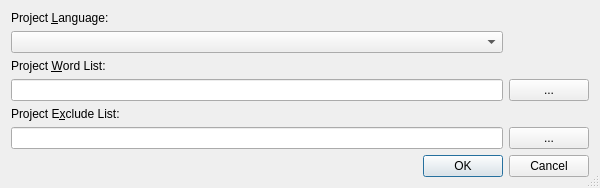
<ui version="4.0" >
 <class>SpellingPropertiesDialog</class>
 <widget class="QDialog" name="SpellingPropertiesDialog" >
  <property name="geometry" >
   <rect>
    <x>0</x>
    <y>0</y>
    <width>600</width>
    <height>187</height>
   </rect>
  </property>
  <property name="windowTitle" >
   <string>Spelling Properties</string>
  </property>
  <property name="sizeGripEnabled" >
   <bool>true</bool>
  </property>
  <layout class="QGridLayout" name="gridLayout" >
   <item row="0" column="0" >
    <widget class="QLabel" name="textLabel1_3" >
     <property name="text" >
      <string>Project &amp;Language:</string>
     </property>
     <property name="buddy" >
      <cstring>spellingComboBox</cstring>
     </property>
    </widget>
   </item>
   <item row="1" column="0" >
    <widget class="QComboBox" name="spellingComboBox" >
     <property name="toolTip" >
      <string>Select the project's language</string>
     </property>
    </widget>
   </item>
   <item row="2" column="0" >
    <widget class="QLabel" name="label" >
     <property name="text" >
      <string>Project &amp;Word List:</string>
     </property>
     <property name="buddy" >
      <cstring>pwlEdit</cstring>
     </property>
    </widget>
   </item>
   <item row="3" column="0" >
    <widget class="QLineEdit" name="pwlEdit" >
     <property name="toolTip" >
      <string>Enter the filename of the project word list</string>
     </property>
    </widget>
   </item>
   <item row="3" column="1" >
    <widget class="QPushButton" name="pwlButton" >
     <property name="toolTip" >
      <string>Select the project word list file via a file selection dialog</string>
     </property>
     <property name="text" >
      <string>...</string>
     </property>
    </widget>
   </item>
   <item row="4" column="0" >
    <widget class="QLabel" name="label_2" >
     <property name="text" >
      <string>Project E&amp;xclude List:</string>
     </property>
     <property name="buddy" >
      <cstring>pelEdit</cstring>
     </property>
    </widget>
   </item>
   <item row="5" column="0" >
    <widget class="QLineEdit" name="pelEdit" >
     <property name="toolTip" >
      <string>Enter the filename of the project exclude list</string>
     </property>
    </widget>
   </item>
   <item row="5" column="1" >
    <widget class="QPushButton" name="pelButton" >
     <property name="toolTip" >
      <string>Select the project exclude list file via a file selection dialog</string>
     </property>
     <property name="text" >
      <string>...</string>
     </property>
    </widget>
   </item>
   <item row="6" column="0" >
    <spacer name="verticalSpacer" >
     <property name="orientation" >
      <enum>Qt::Vertical</enum>
     </property>
     <property name="sizeHint" stdset="0" >
      <size>
       <width>20</width>
       <height>2</height>
      </size>
     </property>
    </spacer>
   </item>
   <item row="7" column="0" colspan="2" >
    <widget class="QDialogButtonBox" name="buttonBox" >
     <property name="orientation" >
      <enum>Qt::Horizontal</enum>
     </property>
     <property name="standardButtons" >
      <set>QDialogButtonBox::Cancel|QDialogButtonBox::Ok</set>
     </property>
    </widget>
   </item>
  </layout>
 </widget>
 <tabstops>
  <tabstop>spellingComboBox</tabstop>
  <tabstop>pwlEdit</tabstop>
  <tabstop>pwlButton</tabstop>
  <tabstop>pelEdit</tabstop>
  <tabstop>pelButton</tabstop>
  <tabstop>buttonBox</tabstop>
 </tabstops>
 <resources/>
 <connections>
  <connection>
   <sender>buttonBox</sender>
   <signal>accepted()</signal>
   <receiver>SpellingPropertiesDialog</receiver>
   <slot>accept()</slot>
   <hints>
    <hint type="sourcelabel" >
     <x>222</x>
     <y>171</y>
    </hint>
    <hint type="destinationlabel" >
     <x>157</x>
     <y>186</y>
    </hint>
   </hints>
  </connection>
  <connection>
   <sender>buttonBox</sender>
   <signal>rejected()</signal>
   <receiver>SpellingPropertiesDialog</receiver>
   <slot>reject()</slot>
   <hints>
    <hint type="sourcelabel" >
     <x>290</x>
     <y>177</y>
    </hint>
    <hint type="destinationlabel" >
     <x>286</x>
     <y>186</y>
    </hint>
   </hints>
  </connection>
 </connections>
</ui>
